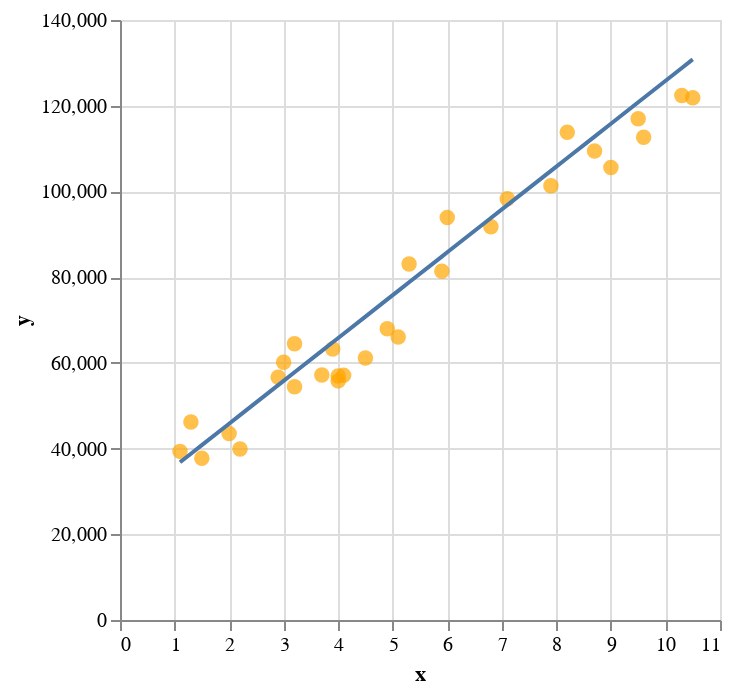

Notebook code cell kept with this figure:
### Markdown cell above
**[4.2]** Choose 2 values for the model parameters (a and b) and use the defined function to check the predictions results

### Code cell
check_parameters(a = 10000, b = 25800, x = x, y = y)

### Figure 1 — Vega-Lite specification as saved in the notebook (floating-point values rounded to 4 significant figures)
{"config": {"view": {"continuousWidth": 300, "continuousHeight": 300}}, "layer": [{"data": {"name": "data-e35a79e12b6a925ba6506537198092f8"}, "mark": {"type": "circle", "color": "orange", "size": 60}, "encoding": {"x": {"field": "x", "type": "quantitative"}, "y": {"field": "y", "type": "quantitative"}}}, {"data": {"name": "data-851a2a699f337f0ae6112bba1b042f83"}, "mark": {"type": "line"}, "encoding": {"x": {"field": "x", "type": "quantitative"}, "y": {"field": "y", "type": "quantitative"}}}], "$schema": "https://vega.github.io/schema/vega-lite/v5.20.1.json", "datasets": {"data-e35a79e12b6a925ba6506537198092f8": [{"x": 1.1, "y": 39340.0}, {"x": 1.3, "y": 46200.0}, {"x": 1.5, "y": 37730.0}, {"x": 2.0, "y": 43520.0}, {"x": 2.2, "y": 39890.0}, {"x": 2.9, "y": 56640.0}, {"x": 3.0, "y": 60150.0}, {"x": 3.2, "y": 54440.0}, {"x": 3.2, "y": 64440.0}, {"x": 3.7, "y": 57190.0}, {"x": 3.9, "y": 63220.0}, {"x": 4.0, "y": 55790.0}, {"x": 4.0, "y": 56960.0}, {"x": 4.1, "y": 57080.0}, {"x": 4.5, "y": 61110.0}, {"x": 4.9, "y": 67940.0}, {"x": 5.1, "y": 66030.0}, {"x": 5.3, "y": 83090.0}, {"x": 5.9, "y": 81360.0}, {"x": 6.0, "y": 93940.0}, {"x": 6.8, "y": 91740.0}, {"x": 7.1, "y": 98270.0}, {"x": 7.9, "y": 101300.0}, {"x": 8.2, "y": 113800.0}, {"x": 8.7, "y": 109400.0}, {"x": 9.0, "y": 105600.0}, {"x": 9.5, "y": 117000.0}, {"x": 9.6, "y": 112600.0}, {"x": 10.3, "y": 122400.0}, {"x": 10.5, "y": 121900.0}], "data-851a2a699f337f0ae6112bba1b042f83": [{"x": 1.1, "y": 36800.0}, {"x": 1.3, "y": 38800.0}, {"x": 1.5, "y": 40800.0}, {"x": 2.0, "y": 45800.0}, {"x": 2.2, "y": 47800.0}, {"x": 2.9, "y": 54800.0}, {"x": 3.0, "y": 55800.0}, {"x": 3.2, "y": 57800.0}, {"x": 3.2, "y": 57800.0}, {"x": 3.7, "y": 62800.0}, {"x": 3.9, "y": 64800.0}, {"x": 4.0, "y": 65800.0}, {"x": 4.0, "y": 65800.0}, {"x": 4.1, "y": 66800.0}, {"x": 4.5, "y": 70800.0}, {"x": 4.9, "y": 74800.0}, {"x": 5.1, "y": 76800.0}, {"x": 5.3, "y": 78800.0}, {"x": 5.9, "y": 84800.0}, {"x": 6.0, "y": 85800.0}, {"x": 6.8, "y": 93800.0}, {"x": 7.1, "y": 96800.0}, {"x": 7.9, "y": 104800.0}, {"x": 8.2, "y": 107800.0}, {"x": 8.7, "y": 112800.0}, {"x": 9.0, "y": 115800.0}, {"x": 9.5, "y": 120800.0}, {"x": 9.6, "y": 121800.0}, {"x": 10.3, "y": 128800.0}, {"x": 10.5, "y": 130800.0}]}}
